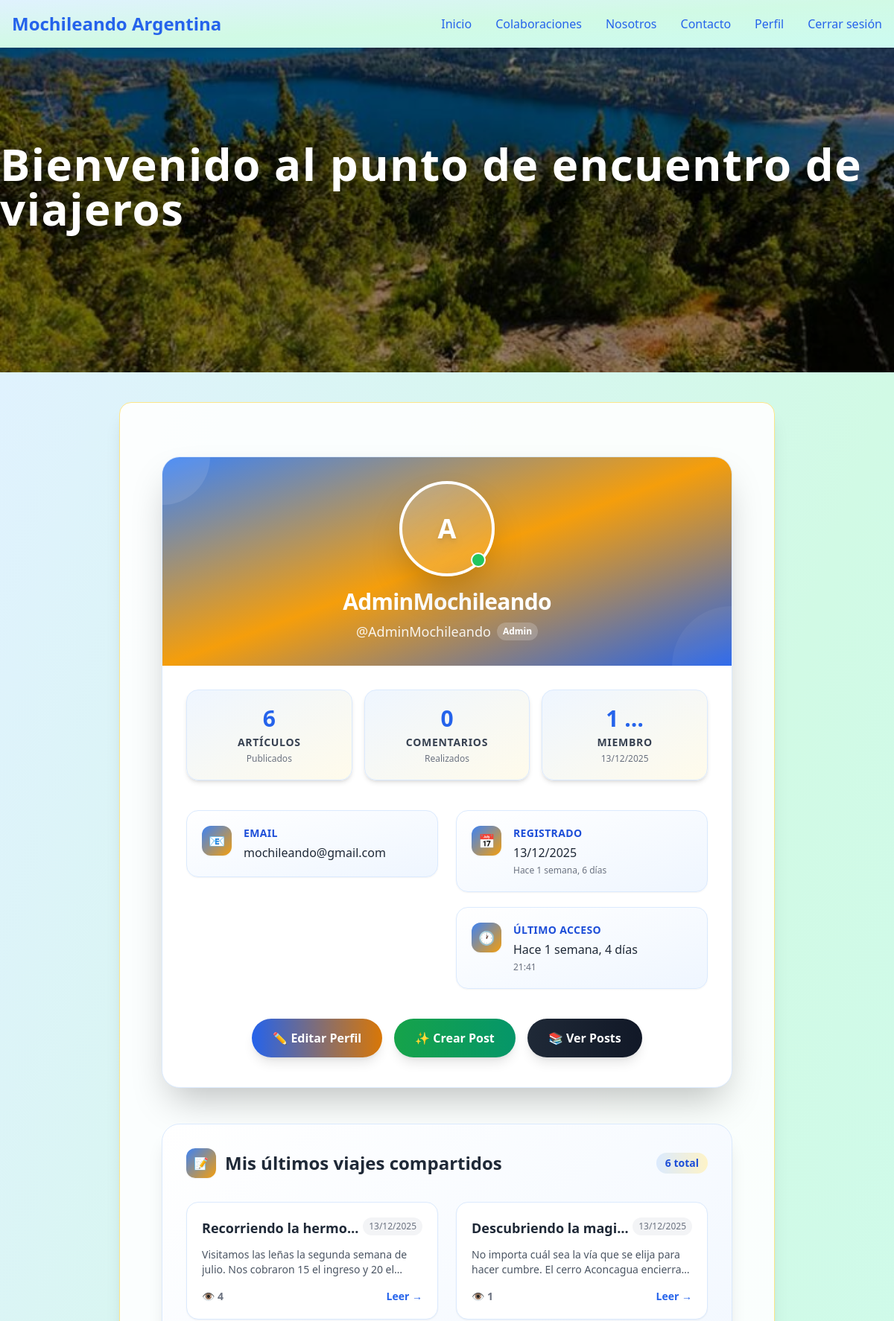
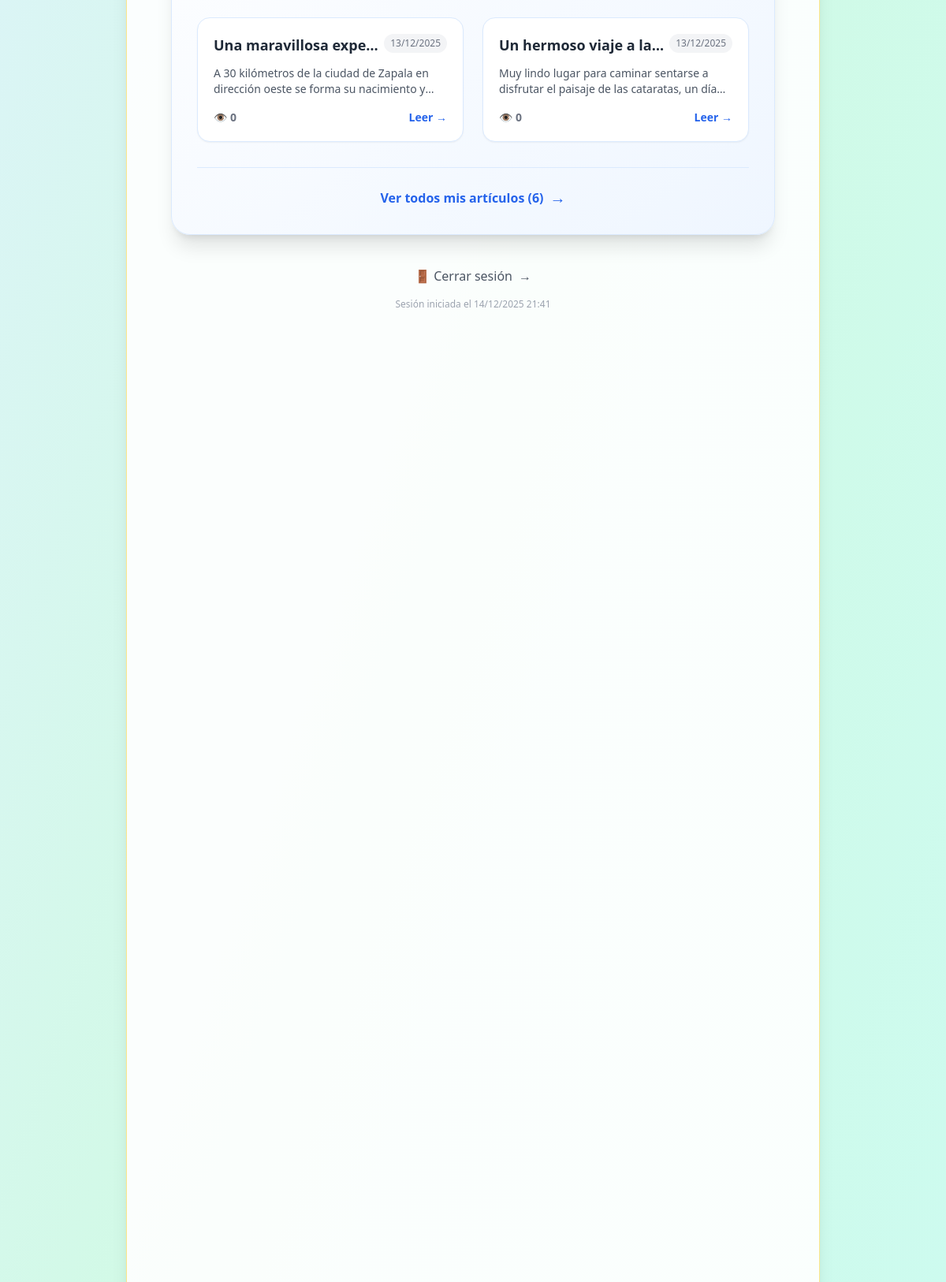
The app's page /usuarios/perfil/ (signed in, upper part) with its own data (2 pictures, top to bottom).
### apps/usuarios/models.py (models this page shows, shortened)
class Usuario(AbstractUser):
    email = models.EmailField(unique=True)
    telefono = models.CharField(max_length=20, null=True, blank=True)
    avatar = models.ImageField(upload_to='avatars/', default='avatars/default.webp', null=True, blank=True)
    pass

### apps/posts/models.py (models this page shows, shortened)
class Articulo(models.Model):
    titulo = models.CharField(max_length=200)
    contenido = models.TextField()
    categoria = models.ForeignKey(Categoria, on_delete=models.SET_NULL, null=True)
    autor = models.ForeignKey(User, on_delete=models.CASCADE, related_name='articulos')
    fecha_publicacion = models.DateTimeField(auto_now_add=True)
    visitas = models.PositiveIntegerField(default=0)
    destacado = models.BooleanField(default=False)
    class Meta:
        ordering = ['-fecha_publicacion']

### apps/usuarios/views.py (the view)
# urls.py: path('perfil/', PerfilDetalleView.as_view(), name='perfil'),
class PerfilDetalleView(LoginRequiredMixin, TemplateView):
    template_name = 'usuarios/perfil.html'
    def get_context_data(self, **kwargs):
        context = super().get_context_data(**kwargs)
        context['usuario'] = self.request.user
        return context

### templates/usuarios/perfil.html (shortened to what this page needs)
{% extends 'layouts/general-layout.html' %}
{% load static %}
{% block banner %}
<section class="relative w-full h-[320px] md:h-[420px] lg:h-[500px] overflow-hidden">
  <img src="{% static 'img/ParqueNacionalNahuelHuapi.jpg' %}"
       alt="Bienvenido al Portal de Viajeros"
       fetchpriority="high" loading="eager"
       class="w-full h-full object-cover">
  <div class="absolute inset-0 flex items-center justify-center bg-black/40">
    <h1 class="text-white text-4xl md:text-6xl font-extrabold tracking-wide drop-shadow-2xl">
      Bienvenido al punto de encuentro de viajeros
    </h1>
  </div>
</section>
{% endblock banner %}
{% block content %}
<div class="max-w-5xl mx-auto px-4 py-8">
  <div class="bg-white rounded-3xl shadow-2xl border border-blue-100 overflow-hidden transition-all duration-300 hover:shadow-3xl">
    <div class="bg-gradient-to-br from-blue-500 via-amber-500 to-blue-600 p-8 text-center relative">
      <div class="absolute top-0 left-0 w-32 h-32 bg-white/10 rounded-full -translate-x-16 -translate-y-16"></div>
      <div class="absolute bottom-0 right-0 w-40 h-40 bg-white/5 rounded-full translate-x-20 translate-y-20"></div>
      <div class="relative z-10">
        <div class="relative inline-block mb-4">
          <div class="w-32 h-32 rounded-full bg-gradient-to-br from-white/20 via-white/15 to-white/10 border-4 border-white shadow-2xl flex items-center justify-center mx-auto backdrop-blur-sm">
            <span class="text-white text-4xl font-black drop-shadow-lg">
              {% if usuario.first_name %}
              {{ usuario.first_name|first|upper }}
              {% else %}
              {{ usuario.username|first|upper }}
              {% endif %}
            </span>
          </div>
          <div class="absolute bottom-3 right-3 w-5 h-5 bg-green-500 rounded-full border-2 border-white"></div>
        </div>
        <div class="space-y-2">
          <h2 class="text-3xl font-black text-white mb-1 tracking-tight">
            {% if usuario.first_name or usuario.last_name %}
            {{ usuario.first_name }} {{ usuario.last_name }}
            {% else %}
            {{ usuario.username }}
            {% endif %}
          </h2>
          <div class="flex items-center justify-center gap-2">
            <span class="text-white/90 text-lg">@{{ usuario.username }}</span>
            {% if usuario.is_staff %}
            <span class="px-2 py-1 bg-white/20 text-white text-xs font-bold rounded-full backdrop-blur-sm">
              Admin
            </span>
            {% endif %}
          </div>
        </div>
      </div>
    </div>
    <div class="p-8">
      <div class="grid grid-cols-1 sm:grid-cols-3 gap-4 mb-10">
        <div class="group text-center p-5 bg-gradient-to-br from-blue-50 to-amber-50 rounded-2xl shadow-md border border-blue-100 hover:border-blue-300 transition-all duration-300 hover:-translate-y-1 cursor-default">
          <div class="text-3xl font-bold text-blue-600 mb-1 group-hover:scale-110 transition-transform">
            {{ usuario.articulos.count|default:"0" }}</div>
          <div class="text-sm uppercase tracking-wider text-gray-700 font-semibold">Artículos</div>
          <div class="text-xs text-gray-500 mt-1">Publicados</div>
        </div>
        <div class="group text-center p-5 bg-gradient-to-br from-blue-50 to-amber-50 rounded-2xl shadow-md border border-blue-100 hover:border-blue-300 transition-all duration-300 hover:-translate-y-1 cursor-default">
          <div class="text-3xl font-bold text-blue-600 mb-1 group-hover:scale-110 transition-transform">
            {{ usuario.comentario_set.count|default:"0" }}</div>
          <div class="text-sm uppercase tracking-wider text-gray-700 font-semibold">Comentarios</div>
          <div class="text-xs text-gray-500 mt-1">Realizados</div>
        </div>
        <div class="group text-center p-5 bg-gradient-to-br from-blue-50 to-amber-50 rounded-2xl shadow-md border border-blue-100 hover:border-blue-300 transition-all duration-300 hover:-translate-y-1 cursor-default">
          <div class="text-3xl font-bold text-blue-600 mb-1">{{ usuario.date_joined|timesince|truncatewords:1 }}</div>
          <div class="text-sm uppercase tracking-wider text-gray-700 font-semibold">Miembro</div>
          <div class="text-xs text-gray-500 mt-1">{{ usuario.date_joined|date:"d/m/Y" }}</div>
        </div>
      </div>
      <div class="grid md:grid-cols-2 gap-6 mb-10">
        <div class="space-y-5">
          <div class="group p-5 bg-gradient-to-br from-white to-blue-50 rounded-2xl shadow-sm border border-blue-100 hover:shadow-md transition-all duration-300">
            <div class="flex items-start gap-4">
              <div class="flex-shrink-0 w-10 h-10 bg-gradient-to-br from-blue-500 to-amber-500 rounded-xl flex items-center justify-center shadow-sm">
                <span class="text-white text-lg">📧</span>
              </div>
              <div class="flex-1 min-w-0">
                <p class="text-sm font-bold text-blue-700 uppercase tracking-wide mb-1">Email</p>
                <p class="text-gray-800 truncate" title="{{ usuario.email }}">{{ usuario.email }}</p>
              </div>
            </div>
          </div>
        </div>
        <div class="space-y-5">
          <div class="group p-5 bg-gradient-to-br from-white to-blue-50 rounded-2xl shadow-sm border border-blue-100 hover:shadow-md transition-all duration-300">
            <div class="flex items-start gap-4">
              <div class="flex-shrink-0 w-10 h-10 bg-gradient-to-br from-blue-500 to-amber-500 rounded-xl flex items-center justify-center shadow-sm">
                <span class="text-white text-lg">📅</span>
              </div>
              <div>
                <p class="text-sm font-bold text-blue-700 uppercase tracking-wide mb-1">Registrado</p>
                <p class="text-gray-800">{{ usuario.date_joined|date:"d/m/Y" }}</p>
                <p class="text-xs text-gray-500 mt-1">Hace {{ usuario.date_joined|timesince }}</p>
              </div>
            </div>
          </div>
          {% if usuario.last_login %}
          <div class="group p-5 bg-gradient-to-br from-white to-blue-50 rounded-2xl shadow-sm border border-blue-100 hover:shadow-md transition-all duration-300">
            <div class="flex items-start gap-4">
              <div class="flex-shrink-0 w-10 h-10 bg-gradient-to-br from-blue-500 to-amber-500 rounded-xl flex items-center justify-center shadow-sm">
                <span class="text-white text-lg">🕐</span>
              </div>
              <div>
                <p class="text-sm font-bold text-blue-700 uppercase tracking-wide mb-1">Último acceso</p>
                <p class="text-gray-800">Hace {{ usuario.last_login|timesince }}</p>
                <p class="text-xs text-gray-500 mt-1">{{ usuario.last_login|date:"H:i" }}</p>
              </div>
            </div>
          </div>
          {% endif %}
        </div>
      </div>
      <div class="flex flex-wrap justify-center gap-4 mb-2">
        <a href="{% url 'usuarios:editar_perfil' %}" class="group px-7 py-3.5 bg-gradient-to-r from-blue-600 to-amber-600 hover:from-blue-700 hover:to-amber-700 text-white font-bold rounded-full shadow-lg hover:shadow-xl transition-all duration-300 transform hover:-translate-y-0.5 flex items-center gap-2">
          ✏️ Editar Perfil
        </a>
        <a href="{% url 'posts:articulo_crear' %}" class="group px-7 py-3.5 bg-gradient-to-r from-green-600 to-emerald-600 hover:from-green-700 hover:to-emerald-700 text-white font-bold rounded-full shadow-lg hover:shadow-xl transition-all duration-300 transform hover:-translate-y-0.5 flex items-center gap-2">
          ✨ Crear Post
        </a>
        <a href="{% url 'posts:ListaColaboraciones' %}" class="group px-7 py-3.5 bg-gradient-to-r from-gray-800 to-gray-900 hover:from-gray-900 hover:to-black text-white font-bold rounded-full shadow-lg hover:shadow-xl transition-all duration-300 transform hover:-translate-y-0.5 flex items-center gap-2">
          📚 Ver Posts
        </a>
      </div>
    </div>
  </div>
  {% if usuario.articulos.all %}
  <div class="mt-12 bg-gradient-to-br from-white to-blue-50 rounded-3xl shadow-xl p-8 border border-blue-100">
    <div class="flex items-center justify-between mb-8">
      <div class="flex items-center gap-3">
        <div class="w-10 h-10 bg-gradient-to-br from-blue-500 to-amber-500 rounded-xl flex items-center justify-center shadow-sm">
          📝
        </div>
        <h3 class="text-2xl font-bold text-gray-800">Mis últimos viajes compartidos</h3>
      </div>
      <span class="px-3 py-1 bg-gradient-to-r from-blue-100 to-amber-100 text-blue-700 text-sm font-bold rounded-full">
        {{ usuario.articulos.count }} total
      </span>
    </div>
    <div class="grid md:grid-cols-2 gap-6">
      {% for articulo in usuario.articulos.all|slice:":4" %}
      <a href="{% url 'posts:articulo_detalle' articulo.pk %}"
         class="group block p-5 bg-white rounded-2xl border border-blue-100 hover:border-blue-300 shadow-sm hover:shadow-lg transition-all duration-300 transform hover:-translate-y-1">
        <div class="flex items-start justify-between mb-3">
          <h4 class="text-lg font-bold text-gray-800 group-hover:text-blue-600 transition-colors truncate">
            {{ articulo.titulo }}
          </h4>
          <span class="text-xs text-gray-500 bg-gray-100 px-2 py-1 rounded-full">
            {{ articulo.fecha_publicacion|date:"d/m/Y" }}
          </span>
        </div>
        <p class="text-gray-600 text-sm mb-4 line-clamp-2">
          {{ articulo.contenido|truncatewords:25|striptags }}
        </p>
        <div class="flex items-center justify-between text-sm">
          <div class="flex items-center gap-3">
            <span class="flex items-center gap-1 text-gray-500">
              👁️ <span class="font-semibold">{{ articulo.visitas }}</span>
            </span>
          </div>
          <span class="text-blue-600 font-semibold group-hover:translate-x-1 transition-transform">
            Leer →
          </span>
        </div>
      </a>
      {% endfor %}
    </div>
    {% if usuario.articulos.count > 4 %}
    <div class="text-center mt-8 pt-6 border-t border-blue-100">
      <a href="{% url 'posts:ListaColaboraciones' %}?autor={{ usuario.username }}"
         class="inline-flex items-center gap-2 text-blue-600 hover:text-blue-700 font-bold hover:underline transition-colors group">
        Ver todos mis artículos ({{ usuario.articulos.count }})
        <span class="text-xl group-hover:translate-x-1 transition-transform">→</span>
      </a>
    </div>
    {% endif %}
  </div>
  {% endif %}
  <div class="mt-10 text-center">
    <a href="{% url 'usuarios:logout' %}"
       class="inline-flex items-center gap-2 text-gray-600 hover:text-blue-600 font-medium transition-all duration-300 group">
      🚪 Cerrar sesión
      <span class="group-hover:translate-x-1 transition-transform">→</span>
    </a>
    <p class="text-xs text-gray-400 mt-4">
      Sesión iniciada el {{ user.last_login|date:"d/m/Y H:i"|default:"Hoy" }}
    </p>
  </div>
</div>
{% endblock content %}

### records on screen
Usuario: username|first "A", username "AdminMochileando", articulos.count "6", comentario_set.count "0", date_joined "1 …", date_joined "13/12/2025", email "mochileando@gmail.com", date_joined "1 semana, 6 días", last_login "1 semana, 4 días", last_login "21:41", last_login "14/12/2025 21:41"
Articulo: titulo "Recorriendo la hermo…", fecha_publicacion "13/12/2025", contenido "Visitamos las leñas la segunda semana de julio. Nos cobraron 15 el ingreso y 20…", visitas "4"
Articulo: titulo "Descubriendo la magi…", fecha_publicacion "13/12/2025", contenido "No importa cuál sea la vía que se elija para hacer cumbre. El cerro Aconcagua…", visitas "1"
Articulo: titulo "Una maravillosa expe…", fecha_publicacion "13/12/2025", contenido "A 30 kilómetros de la ciudad de Zapala en dirección oeste se forma su nacimiento…", visitas "0"
Articulo: titulo "Un hermoso viaje a la…", fecha_publicacion "13/12/2025", contenido "Muy lindo lugar para caminar sentarse a disfrutar el paisaje de las cataratas, un…", visitas "0"
